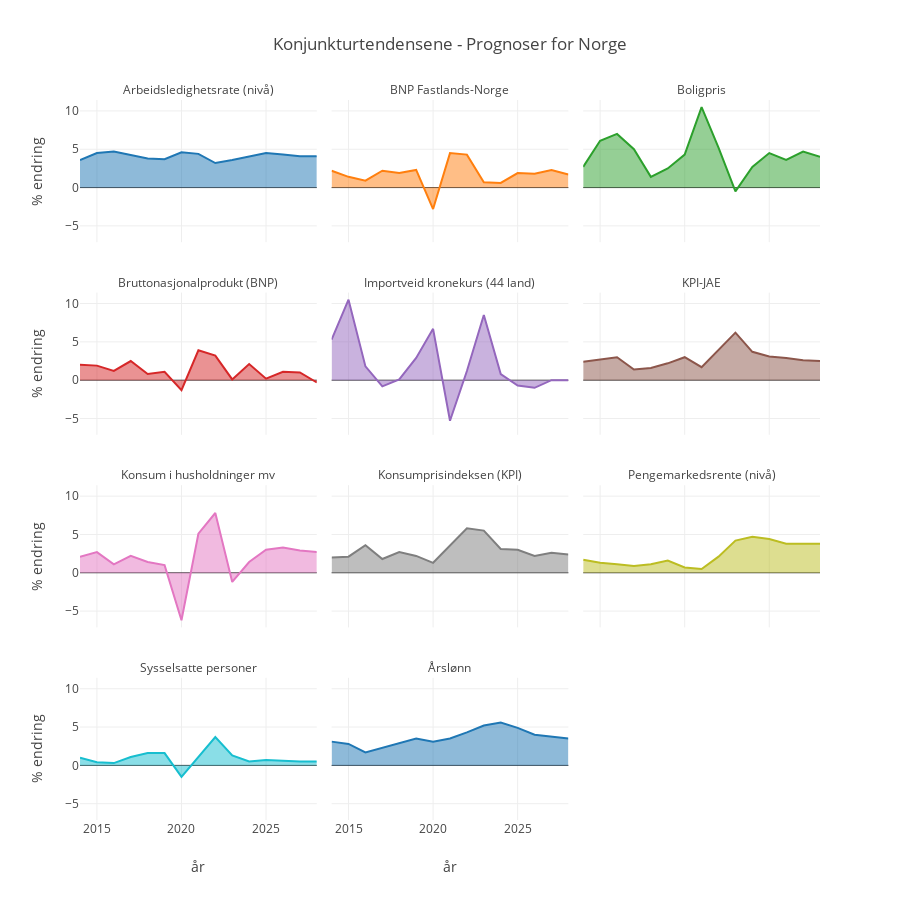

Write notebook code for a chart like this one.
### Markdown cell above
Det blir mer oversiktlig om vi kun viser statistikkvariabelens tekst. Se [Customizing subplot title figures](https://plotly.com/python/facet-plots/#customizing-subplot-figure-titles)

### Code cell
fig3.for_each_annotation(lambda a: a.update(text=a.text.split("=")[-1]))

### Figure 1 — Plotly figure (JSON) as saved in the notebook; plotly's stock layout.template omitted (floating-point values rounded to 4 significant figures)
{"data": [{"fillpattern": {"shape": ""}, "hovertemplate": "statistikkvariabel=Arbeidsledighetsrate (nivå)<br>år=%{x}<br>% endring=%{y}<extra></extra>", "legendgroup": "Arbeidsledighetsrate (nivå)", "line": {"color": "#1F77B4"}, "marker": {"symbol": "circle"}, "mode": "lines", "name": "Arbeidsledighetsrate (nivå)", "orientation": "v", "showlegend": true, "stackgroup": "1", "type": "scatter", "x": [2014, 2015, 2016, 2017, 2018, 2019, 2020, 2021, 2022, 2023, 2024, 2025, 2026, 2027, 2028], "xaxis": "x10", "y": [3.6, 4.5, 4.7, 4.2, 3.8, 3.7, 4.6, 4.4, 3.2, 3.6, 4.0, 4.5, 4.3, 4.1, 4.1], "yaxis": "y10"}, {"fillpattern": {"shape": ""}, "hovertemplate": "statistikkvariabel=BNP Fastlands-Norge<br>år=%{x}<br>% endring=%{y}<extra></extra>", "legendgroup": "BNP Fastlands-Norge", "line": {"color": "#FF7F0E"}, "marker": {"symbol": "circle"}, "mode": "lines", "name": "BNP Fastlands-Norge", "orientation": "v", "showlegend": true, "stackgroup": "1", "type": "scatter", "x": [2014, 2015, 2016, 2017, 2018, 2019, 2020, 2021, 2022, 2023, 2024, 2025, 2026, 2027, 2028], "xaxis": "x11", "y": [2.2, 1.4, 0.9, 2.2, 1.9, 2.3, -2.8, 4.5, 4.3, 0.7, 0.6, 1.9, 1.8, 2.3, 1.7], "yaxis": "y11"}, {"fillpattern": {"shape": ""}, "hovertemplate": "statistikkvariabel=Boligpris<br>år=%{x}<br>% endring=%{y}<extra></extra>", "legendgroup": "Boligpris", "line": {"color": "#2CA02C"}, "marker": {"symbol": "circle"}, "mode": "lines", "name": "Boligpris", "orientation": "v", "showlegend": true, "stackgroup": "1", "type": "scatter", "x": [2014, 2015, 2016, 2017, 2018, 2019, 2020, 2021, 2022, 2023, 2024, 2025, 2026, 2027, 2028], "xaxis": "x12", "y": [2.7, 6.1, 7.0, 5.0, 1.4, 2.5, 4.3, 10.5, 5.2, -0.5, 2.7, 4.5, 3.6, 4.7, 4.0], "yaxis": "y12"}, {"fillpattern": {"shape": ""}, "hovertemplate": "statistikkvariabel=Bruttonasjonalprodukt (BNP)<br>år=%{x}<br>% endring=%{y}<extra></extra>", "legendgroup": "Bruttonasjonalprodukt (BNP)", "line": {"color": "#D62728"}, "marker": {"symbol": "circle"}, "mode": "lines", "name": "Bruttonasjonalprodukt (BNP)", "orientation": "v", "showlegend": true, "stackgroup": "1", "type": "scatter", "x": [2014, 2015, 2016, 2017, 2018, 2019, 2020, 2021, 2022, 2023, 2024, 2025, 2026, 2027, 2028], "xaxis": "x7", "y": [2.0, 1.9, 1.2, 2.5, 0.8, 1.1, -1.3, 3.9, 3.2, 0.1, 2.1, 0.2, 1.1, 1.0, -0.3], "yaxis": "y7"}, {"fillpattern": {"shape": ""}, "hovertemplate": "statistikkvariabel=Importveid kronekurs (44 land)<br>år=%{x}<br>% endring=%{y}<extra></extra>", "legendgroup": "Importveid kronekurs (44 land)", "line": {"color": "#9467BD"}, "marker": {"symbol": "circle"}, "mode": "lines", "name": "Importveid kronekurs (44 land)", "orientation": "v", "showlegend": true, "stackgroup": "1", "type": "scatter", "x": [2014, 2015, 2016, 2017, 2018, 2019, 2020, 2021, 2022, 2023, 2024, 2025, 2026, 2027, 2028], "xaxis": "x8", "y": [5.3, 10.5, 1.8, -0.8, 0.1, 2.9, 6.7, -5.3, 1.2, 8.5, 0.8, -0.7, -1.0, 0.0, 0.0], "yaxis": "y8"}, {"fillpattern": {"shape": ""}, "hovertemplate": "statistikkvariabel=KPI-JAE<br>år=%{x}<br>% endring=%{y}<extra></extra>", "legendgroup": "KPI-JAE", "line": {"color": "#8C564B"}, "marker": {"symbol": "circle"}, "mode": "lines", "name": "KPI-JAE", "orientation": "v", "showlegend": true, "stackgroup": "1", "type": "scatter", "x": [2014, 2015, 2016, 2017, 2018, 2019, 2020, 2021, 2022, 2023, 2024, 2025, 2026, 2027, 2028], "xaxis": "x9", "y": [2.4, 2.7, 3.0, 1.4, 1.6, 2.2, 3.0, 1.7, 3.9, 6.2, 3.7, 3.1, 2.9, 2.6, 2.5], "yaxis": "y9"}, {"fillpattern": {"shape": ""}, "hovertemplate": "statistikkvariabel=Konsum i husholdninger mv<br>år=%{x}<br>% endring=%{y}<extra></extra>", "legendgroup": "Konsum i husholdninger mv", "line": {"color": "#E377C2"}, "marker": {"symbol": "circle"}, "mode": "lines", "name": "Konsum i husholdninger mv", "orientation": "v", "showlegend": true, "stackgroup": "1", "type": "scatter", "x": [2014, 2015, 2016, 2017, 2018, 2019, 2020, 2021, 2022, 2023, 2024, 2025, 2026, 2027, 2028], "xaxis": "x4", "y": [2.1, 2.7, 1.1, 2.2, 1.4, 1.0, -6.2, 5.1, 7.8, -1.2, 1.4, 3.0, 3.3, 2.9, 2.7], "yaxis": "y4"}, {"fillpattern": {"shape": ""}, "hovertemplate": "statistikkvariabel=Konsumprisindeksen (KPI)<br>år=%{x}<br>% endring=%{y}<extra></extra>", "legendgroup": "Konsumprisindeksen (KPI)", "line": {"color": "#7F7F7F"}, "marker": {"symbol": "circle"}, "mode": "lines", "name": "Konsumprisindeksen (KPI)", "orientation": "v", "showlegend": true, "stackgroup": "1", "type": "scatter", "x": [2014, 2015, 2016, 2017, 2018, 2019, 2020, 2021, 2022, 2023, 2024, 2025, 2026, 2027, 2028], "xaxis": "x5", "y": [2.0, 2.1, 3.6, 1.8, 2.7, 2.2, 1.3, 3.5, 5.8, 5.5, 3.1, 3.0, 2.2, 2.6, 2.4], "yaxis": "y5"}, {"fillpattern": {"shape": ""}, "hovertemplate": "statistikkvariabel=Pengemarkedsrente (nivå)<br>år=%{x}<br>% endring=%{y}<extra></extra>", "legendgroup": "Pengemarkedsrente (nivå)", "line": {"color": "#BCBD22"}, "marker": {"symbol": "circle"}, "mode": "lines", "name": "Pengemarkedsrente (nivå)", "orientation": "v", "showlegend": true, "stackgroup": "1", "type": "scatter", "x": [2014, 2015, 2016, 2017, 2018, 2019, 2020, 2021, 2022, 2023, 2024, 2025, 2026, 2027, 2028], "xaxis": "x6", "y": [1.7, 1.3, 1.1, 0.9, 1.1, 1.6, 0.7, 0.5, 2.1, 4.2, 4.7, 4.4, 3.8, 3.8, 3.8], "yaxis": "y6"}, {"fillpattern": {"shape": ""}, "hovertemplate": "statistikkvariabel=Sysselsatte personer<br>år=%{x}<br>% endring=%{y}<extra></extra>", "legendgroup": "Sysselsatte personer", "line": {"color": "#17BECF"}, "marker": {"symbol": "circle"}, "mode": "lines", "name": "Sysselsatte personer", "orientation": "v", "showlegend": true, "stackgroup": "1", "type": "scatter", "x": [2014, 2015, 2016, 2017, 2018, 2019, 2020, 2021, 2022, 2023, 2024, 2025, 2026, 2027, 2028], "xaxis": "x", "y": [1.0, 0.4, 0.3, 1.1, 1.6, 1.6, -1.5, 1.1, 3.7, 1.3, 0.5, 0.7, 0.6, 0.5, 0.5], "yaxis": "y"}, {"fillpattern": {"shape": ""}, "hovertemplate": "statistikkvariabel=Årslønn<br>år=%{x}<br>% endring=%{y}<extra></extra>", "legendgroup": "Årslønn", "line": {"color": "#1F77B4"}, "marker": {"symbol": "circle"}, "mode": "lines", "name": "Årslønn", "orientation": "v", "showlegend": true, "stackgroup": "1", "type": "scatter", "x": [2014, 2015, 2016, 2017, 2018, 2019, 2020, 2021, 2022, 2023, 2024, 2025, 2026, 2027, 2028], "xaxis": "x2", "y": [3.1, 2.8, 1.7, 2.3, 2.8, 3.5, 3.1, 3.5, 4.3, 5.2, 5.6, 4.9, 4.0, 3.8, 3.5], "yaxis": "y2"}], "layout": {"annotations": [{"font": {}, "showarrow": false, "text": "Sysselsatte personer", "x": 0.16, "xanchor": "center", "xref": "paper", "y": 0.1975, "yanchor": "bottom", "yref": "paper"}, {"font": {}, "showarrow": false, "text": "Årslønn", "x": 0.5, "xanchor": "center", "xref": "paper", "y": 0.1975, "yanchor": "bottom", "yref": "paper"}, {"font": {}, "showarrow": false, "text": "Konsum i husholdninger mv", "x": 0.16, "xanchor": "center", "xref": "paper", "y": 0.465, "yanchor": "bottom", "yref": "paper"}, {"font": {}, "showarrow": false, "text": "Konsumprisindeksen (KPI)", "x": 0.5, "xanchor": "center", "xref": "paper", "y": 0.465, "yanchor": "bottom", "yref": "paper"}, {"font": {}, "showarrow": false, "text": "Pengemarkedsrente (nivå)", "x": 0.84, "xanchor": "center", "xref": "paper", "y": 0.465, "yanchor": "bottom", "yref": "paper"}, {"font": {}, "showarrow": false, "text": "Bruttonasjonalprodukt (BNP)", "x": 0.16, "xanchor": "center", "xref": "paper", "y": 0.7325, "yanchor": "bottom", "yref": "paper"}, {"font": {}, "showarrow": false, "text": "Importveid kronekurs (44 land)", "x": 0.5, "xanchor": "center", "xref": "paper", "y": 0.7325, "yanchor": "bottom", "yref": "paper"}, {"font": {}, "showarrow": false, "text": "KPI-JAE", "x": 0.84, "xanchor": "center", "xref": "paper", "y": 0.7325, "yanchor": "bottom", "yref": "paper"}, {"font": {}, "showarrow": false, "text": "Arbeidsledighetsrate (nivå)", "x": 0.16, "xanchor": "center", "xref": "paper", "y": 1, "yanchor": "bottom", "yref": "paper"}, {"font": {}, "showarrow": false, "text": "BNP Fastlands-Norge", "x": 0.5, "xanchor": "center", "xref": "paper", "y": 1, "yanchor": "bottom", "yref": "paper"}, {"font": {}, "showarrow": false, "text": "Boligpris", "x": 0.84, "xanchor": "center", "xref": "paper", "y": 1, "yanchor": "bottom", "yref": "paper"}], "height": 900, "legend": {"title": {"text": "statistikkvariabel"}, "tracegroupgap": 0}, "showlegend": false, "title": {"text": "Konjunkturtendensene - Prognoser for Norge"}, "xaxis": {"anchor": "y", "domain": [0, 0.32], "title": {"text": "år"}}, "xaxis10": {"anchor": "y10", "domain": [0, 0.32], "matches": "x", "showticklabels": false}, "xaxis11": {"anchor": "y11", "domain": [0.34, 0.66], "matches": "x", "showticklabels": false}, "xaxis12": {"anchor": "y12", "domain": [0.68, 1.0], "matches": "x", "showticklabels": false}, "xaxis2": {"anchor": "y2", "domain": [0.34, 0.66], "matches": "x", "title": {"text": "år"}}, "xaxis3": {"anchor": "y3", "domain": [0.68, 1.0], "matches": "x", "title": {"text": "år"}}, "xaxis4": {"anchor": "y4", "domain": [0, 0.32], "matches": "x", "showticklabels": false}, "xaxis5": {"anchor": "y5", "domain": [0.34, 0.66], "matches": "x", "showticklabels": false}, "xaxis6": {"anchor": "y6", "domain": [0.68, 1.0], "matches": "x", "showticklabels": false}, "xaxis7": {"anchor": "y7", "domain": [0, 0.32], "matches": "x", "showticklabels": false}, "xaxis8": {"anchor": "y8", "domain": [0.34, 0.66], "matches": "x", "showticklabels": false}, "xaxis9": {"anchor": "y9", "domain": [0.68, 1.0], "matches": "x", "showticklabels": false}, "yaxis": {"anchor": "x", "domain": [0, 0.1975], "title": {"text": "% endring"}}, "yaxis10": {"anchor": "x10", "domain": [0.8025, 1], "matches": "y", "title": {"text": "% endring"}}, "yaxis11": {"anchor": "x11", "domain": [0.8025, 1], "matches": "y", "showticklabels": false}, "yaxis12": {"anchor": "x12", "domain": [0.8025, 1], "matches": "y", "showticklabels": false}, "yaxis2": {"anchor": "x2", "domain": [0, 0.1975], "matches": "y", "showticklabels": false}, "yaxis3": {"anchor": "x3", "domain": [0, 0.1975], "matches": "y", "showticklabels": false}, "yaxis4": {"anchor": "x4", "domain": [0.2675, 0.465], "matches": "y", "title": {"text": "% endring"}}, "yaxis5": {"anchor": "x5", "domain": [0.2675, 0.465], "matches": "y", "showticklabels": false}, "yaxis6": {"anchor": "x6", "domain": [0.2675, 0.465], "matches": "y", "showticklabels": false}, "yaxis7": {"anchor": "x7", "domain": [0.535, 0.7325], "matches": "y", "title": {"text": "% endring"}}, "yaxis8": {"anchor": "x8", "domain": [0.535, 0.7325], "matches": "y", "showticklabels": false}, "yaxis9": {"anchor": "x9", "domain": [0.535, 0.7325], "matches": "y", "showticklabels": false}}}
